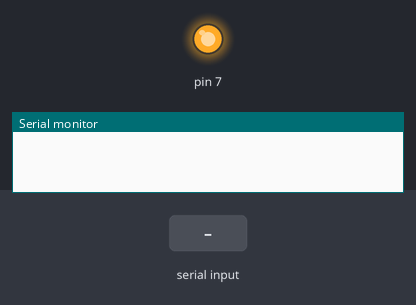
Bench run of a sketch on a simulated Arduino Uno, built with avr-gcc and run on an emulated ATmega328P. Shown: output pins drawn as LEDs (lit = HIGH), the last lines printed to the serial monitor. The test bench sets the inputs (shaded band). The local clock reads 2024-03-15 10:24:30 at power-on unless the sketch sets it; the audio player accepts every command and is not drawn.

Above: at 0.1 s.
At 9.1 s:
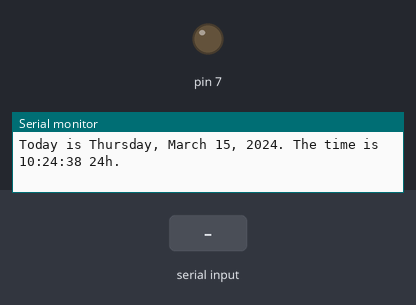
9.2 s: "x90\n" received over Serial
11.4 s: "x,45\n" received over Serial
12.9 s: "x" received over Serial
Timing chart, 0 to 15.9 s (numbered marks = the images above; inputs shaded):
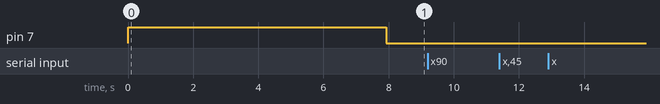

The sketch:

read_time.ino
```cpp
#include <SPI.h>
#include <SD.h>
#include <SPI.h>
#include <DS3231.h>
#include "SoftwareSerial.h"
#include "DFRobotDFPlayerMini.h"

#define DFPlayer DFRobotDFPlayerMini
#include "print_time.h"
#include "time_reader.h"

SoftwareSerial* softwareSerial; // This software serial instance is for communication with DFPlayer Mini
DFPlayer* Player; // For communicating with DFPlayer Mini, uses above software serial
DS3231* Clock; // For communicating with the DS3231 RTC Module

void setup() {
    // auto-off is tied to pin 7
    pinMode(7, OUTPUT);
    digitalWrite(7, HIGH);

    // switched to using pointers to save as much time as possible to get pin 7 high
    softwareSerial = new SoftwareSerial(2, 3);
    Player = new DFPlayer;
    Clock = new DS3231;

    // DFPlayer Mini uses a 9600 baud rate.
    softwareSerial->begin(9600);
    Player->begin(*softwareSerial);
    Player->volume(20);  // 0-30

    Wire.begin(); // begins I2C comm

    delay(50); // allow time for initialization of everything
    TimeReader::play_time(*Clock, *Player); // get the date and time and announce it

    delay(10); // allow rest of serial output to go through
    digitalWrite(7, LOW); // turns circuit off
    delay(10); // allow for auto-off pin to cut current flow before proceeding

    // if the circuit is still on, then the button is being held, indicating the user wants to enter programming mode.
    Serial.begin(9600);
    Serial.println("Entering programming mode...");

    // continue in the loop() function
}

void loop() {
    // listens for time set input (format: YYMMDDWHHMMSS then an 'x', where YY is year, MM is month, DD is day, W is the day of week (0=sun, 1=mon, ...), HH is hours (24hr format), MM is minutes, and SS is seconds)
    // also prints out the time every second for debug purposes
    rtcset_loop();
}
```

current_time.h
```cpp
#pragma once
#include <DS3231.h>

// holds information about the current time
struct CurrentTime {
    // the below fields are all the information about the time that we need to relay to the user (seconds and years are not required)
    uint8_t
        _month: 4, // the current month (1-12, so only needs 4 bits for a max range of 0-15)
        _hour: 4, // the current hour (1 - 12, so only needs 4 bits for a max range of 0-15)
        _minute: 6, // the current minute (0 - 59, so only needs 6 bits for a max range of 0-63)
        _12_hour_flag: 1, // 12-hour flag, true (1) = uses 12 hour system, false (0) = uses 24 hour system
        _pm_flag: 1, // AM/PM flag, true (1) = PM, false (0) = AM
        _day: 5, // the current day (1-31, so only needs 5 bits to for a max range of 0-31)
        _weekday: 3; // the current day of the week i.e. 1=sunday 2=monday etc (1-7, so only needs 3 bits for a max range of 0-7)

    // communicates with the RTC module to fill out all the required fields
    static CurrentTime get(DS3231& _clock) {
        CurrentTime c_time;

        bool _century = false; // century flag, is ignored
        c_time._month = _clock.getMonth(_century); // month
        c_time._day = _clock.getDate(); // day
        c_time._weekday = _clock.getDoW(); // weekday # (i.e. 1 = sunday, 2 = monday, etc)

        bool _12_hour_flag, _pm_flag; // these are temporary values that will be fed directly back into the struct. This is because you cannot take a reference of a value in a bitfield.
        c_time._hour = _clock.getHour(_12_hour_flag, _pm_flag); // hour, passing the 12hr and pm flags as references to be updated as well
        c_time._minute = _clock.getMinute(); // minute

        // feed flags back into struct
        c_time._12_hour_flag = _12_hour_flag;
        c_time._pm_flag = _pm_flag;

        return c_time;
    }
};
```

print_time.h
```cpp
// this was modified from an example in the repo for the DS3231 library

#pragma once
#include <DS3231.h>
#include <Wire.h>

DS3231 rtc;

byte year;
byte month;
byte date;
byte dOW;
byte hour;
byte minute;
byte second;
bool century = false;
bool h12Flag;
bool pmFlag;
byte alarmDay, alarmHour, alarmMinute, alarmSecond, alarmBits;
bool alarmDy, alarmH12Flag, alarmPmFlag;

void getDateStuff(byte& year, byte& month, byte& date, byte& dOW,
                  byte& hour, byte& minute, byte& second) {
    // Call this if you notice something coming in on
    // the serial port. The stuff coming in should be in
    // the order YYMMDDwHHMMSS, with an 'x' at the end.
    boolean gotString = false;
    char inChar;
    byte temp1, temp2;
    char inString[20];

    byte j=0;
    while (!gotString) {
        if (Serial.available()) {
            inChar = Serial.read();
            inString[j] = inChar;
            j += 1;
            if (inChar == 'x') {
                gotString = true;
            }
        }
    }
    Serial.println(inString);
    // Read year first
    temp1 = (byte)inString[0] -48;
    temp2 = (byte)inString[1] -48;
    year = temp1*10 + temp2;
    // now month
    temp1 = (byte)inString[2] -48;
    temp2 = (byte)inString[3] -48;
    month = temp1*10 + temp2;
    // now date
    temp1 = (byte)inString[4] -48;
    temp2 = (byte)inString[5] -48;
    date = temp1*10 + temp2;
    // now Day of Week
    dOW = (byte)inString[6] - 48;
    // now hour
    temp1 = (byte)inString[7] -48;
    temp2 = (byte)inString[8] -48;
    hour = temp1*10 + temp2;
    // now minute
    temp1 = (byte)inString[9] -48;
    temp2 = (byte)inString[10] -48;
    minute = temp1*10 + temp2;
    // now second
    temp1 = (byte)inString[11] -48;
    temp2 = (byte)inString[12] -48;
    second = temp1*10 + temp2;
}

const char* days[7] = { "Sunday", "Monday", "Tuesday", "Wednesday", "Thursday", "Friday", "Saturday" };
const char* months[12] = { "January", "February", "March", "April", "May", "June", "July", "August", "September", "October", "November", "December" };

void printTime()
{
  uint16_t
    month = rtc.getMonth(century),
    day = rtc.getDate(),
    year = 2000 + (century ? 100 : 0) + rtc.getYear(),
    weekday = rtc.getDoW(),
    hour = rtc.getHour(h12Flag, pmFlag),
    minute = rtc.getMinute(),
    second = rtc.getSecond();

  Serial.print("Today is ");
  Serial.print(days[weekday - 1]);
  Serial.print(", ");
  Serial.print(months[month - 1]);
  Serial.print(" ");
  Serial.print(day);
  Serial.print(", ");
  Serial.print(year);
  Serial.print(". The time is ");
  Serial.print(hour);
  Serial.print(":");
  if (minute < 10) Serial.print("0");
  Serial.print(minute);
  Serial.print(":");
  if (second < 10) Serial.print("0");
  Serial.print(second);

  if (h12Flag) {
    if (pmFlag) {
      Serial.print(" PM.");
    } else {
      Serial.print(" AM.");
    }
  } else {
    Serial.print(" 24h.");
  }

  if (!rtc.oscillatorCheck())
    Serial.print(" NOTE: Power may have been disconnected since last check. Time may be inaccurate.");

  Serial.println();
}

void rtcset_loop() {
    // If something is coming in on the serial line, it's
    // a time correction so set the clock accordingly.
    if (Serial.available()) {
        getDateStuff(year, month, date, dOW, hour, minute, second);

        rtc.setClockMode(true); // set to 12h

        rtc.setYear(year);
        rtc.setMonth(month);
        rtc.setDate(date);
        rtc.setDoW(dOW);
        rtc.setHour(hour);
        rtc.setMinute(minute);
        rtc.setSecond(second);
    }

    printTime();
    delay(1000);
}
```

time_reader.h
```cpp
#pragma once
#include <DS3231.h>
#include "DFRobotDFPlayerMini.h"
#include "current_time.h"
#include "file_lengths.h"

// reads the time out loud using DS3231 and DFPlayer Mini
class TimeReader {
public:
    // parses and plays the current date and time out loud
    static void play_time(DS3231& _clock, DFPlayer& _player) {
        auto _time = CurrentTime::get(_clock); // get current time
        FileSequence _file_sequence(_time); // create a file sequence from the time

        _file_sequence.play(_player); // play our file sequence on the DF player
    }
private:
    /*
        SD CARD FORMAT
        Folder 1 has number segments
        Folder 2 has AM/PM (file 1 is AM, file 2 is PM)
        Folder 3 has "o" and "clock" (file 1 is "o", file 2 is "clock")
        Folder 4 has month names
        Folder 5 has weekday names
        Folder 6 has date numbers (i.e. first, second, third, etc.)
    */

    // stores the position of a specific file in a specific folder
    struct File {
        uint8_t
          _folder, // the folder id
          _file_id; // the file id
    };

    // stores information about a sequence of files to play to announce the date and time
    class FileSequence {
    public:
        // parses a file sequence from the current time
        FileSequence(CurrentTime& _time) {
            _sequence[0] = File { 7, 1 }; // "Today is"

            _sequence[1] = File { 5, _time._weekday }; // weekday (1=sunday, 2=monday, etc.)
            _sequence[2] = File { 4, _time._month }; // month (1=january, 2=february, etc.)
            _sequence[3] = File { 6, _time._day }; // day of the month

            _sequence[4] = File { 7, 2 }; // "The time is"

            _sequence[5] = File { 1, _time._hour }; // current hour

            _sequence[6] =
              _time._minute < 10 // if current minute is less than 10 say 'o'
                ? File { 3, 1 }
                : File { 0, 0 };

            _sequence[7] = File { 1, _time._minute };
            _sequence[8] = File { 2, _time._pm_flag + 1 }; // either AM or PM
        }

        // plays the file sequence out loud
        void play(DFPlayer& _player) {
            _player.playFolder(0, 0); // not sure why we need this but it seems to work

            for (uint8_t i = 0; i < 9; i++) {  // go through each element of the sequence
                auto // get the folder and file ids
                    folder_id = _sequence[i]._folder,
                    file_id = _sequence[i]._file_id;

                if (folder_id != 0 && file_id != 0) { // if this is an actual file
                    _player.playFolder(_sequence[i]._folder, _sequence[i]._file_id); // play the selected file
                    Serial.println(file_lengths_ms[folder_id - 1][file_id - 1]);
                    delay(file_lengths_ms[folder_id - 1][file_id - 1] + 125);
                }
            }
        }
    private:
        // sequence: "Today is [WEEKDAY], [MONTH] [DAY]. The time is [HOUR] [O?] [MINUTE] [AM/PM]."
        File _sequence[9];
    };
};
```

Source omitted: file_lengths.h (data table, 788 bytes)
